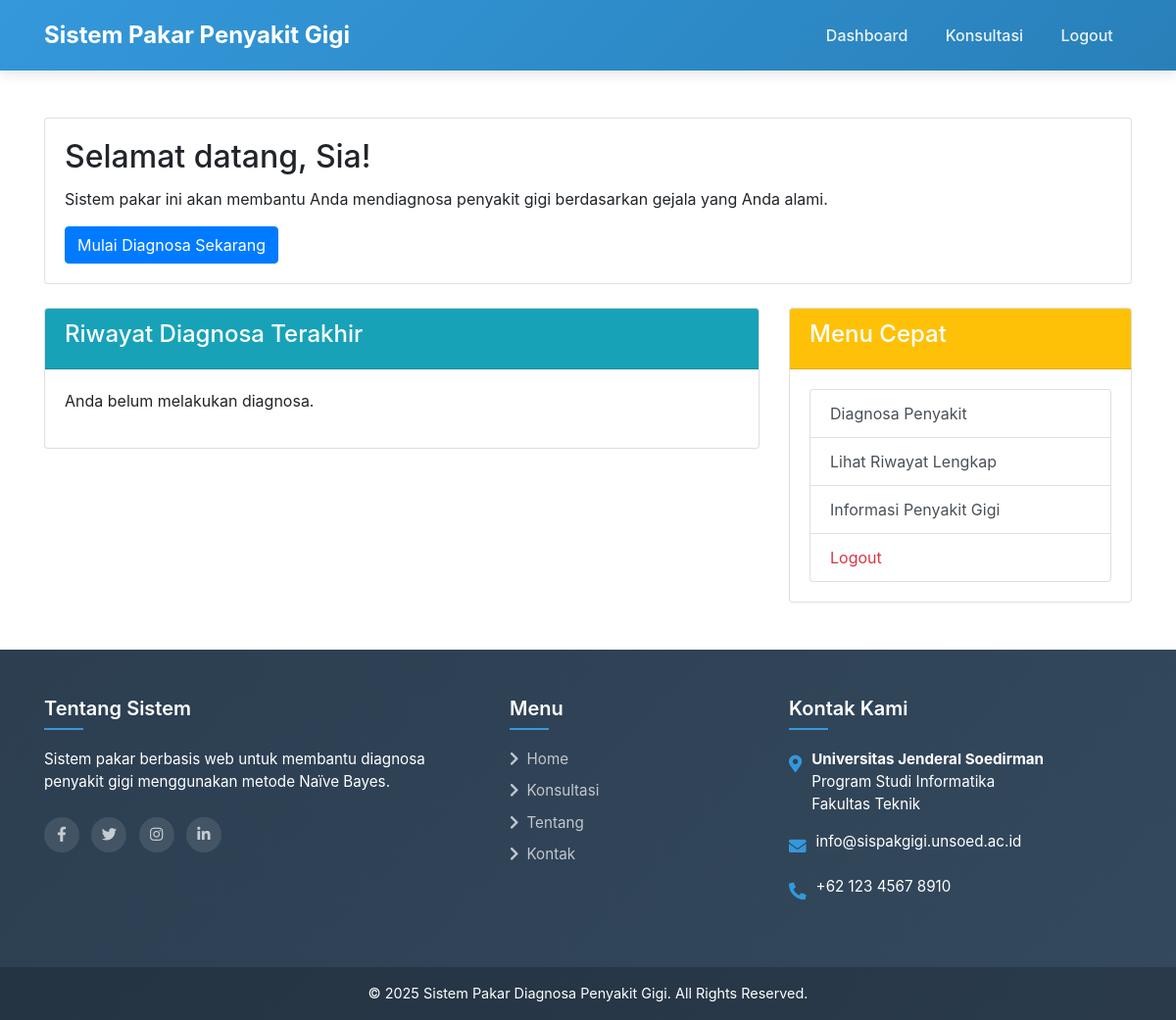
/dashboard.php (signed in), run on an earlier commit of the app's database.
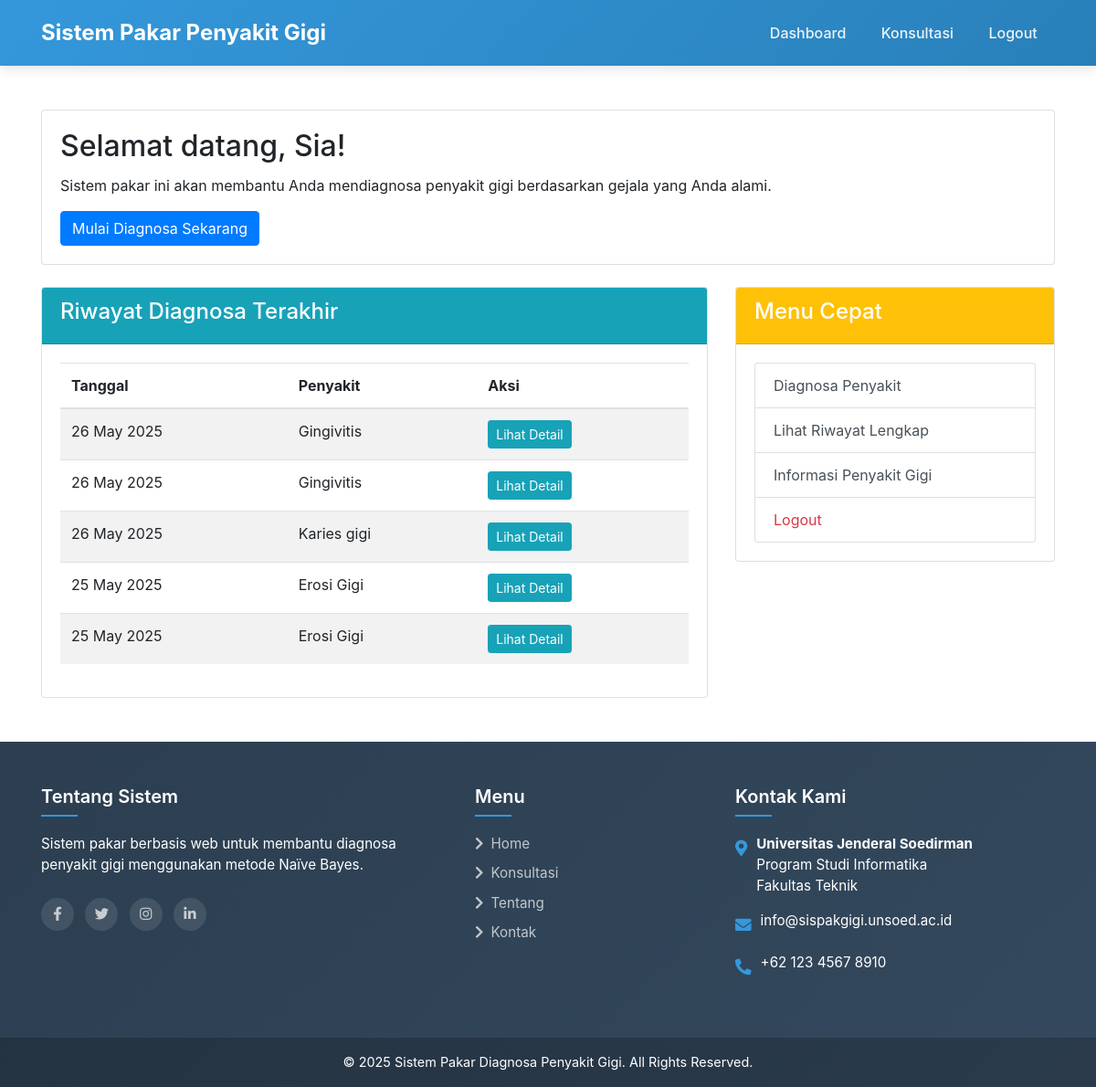
And on a later commit of the database.
### tables this page shows
CREATE TABLE `riwayat` (
  `id` int NOT NULL,
  `user_id` int NOT NULL,
  `penyakit_id` int NOT NULL,
  `tanggal` date NOT NULL,
  `gejala` varchar(255) DEFAULT NULL
);

CREATE TABLE `penyakit` (
  `id` int NOT NULL,
  `kode_penyakit` varchar(10) NOT NULL,
  `nama_penyakit` varchar(100) NOT NULL,
  `deskripsi` text NOT NULL,
  `solusi` text NOT NULL
);

### dashboard.php (the view, shortened to what this page needs)
<?php
require_once(__DIR__ . '/includes/header.php');
$user_id = $_SESSION['user_id'];
$riwayat_query = "SELECT r.*, p.nama_penyakit
                 FROM riwayat r
                 JOIN penyakit p ON r.penyakit_id = p.id
                 WHERE r.user_id = $user_id
                 ORDER BY r.tanggal DESC
                 LIMIT 5";
$riwayat_result = mysqli_query($conn, $riwayat_query);
?>
<div class="container mt-5">
    <div class="row">
        <div class="col-md-12">
            <div class="card mb-4">
                <div class="card-body">
                    <h2 class="card-title">Selamat datang, <?= $_SESSION['nama'] ?>!</h2>
                    <p class="card-text">Sistem pakar ini akan membantu Anda mendiagnosa penyakit gigi berdasarkan gejala yang Anda alami.</p>
                    <a href="konsultasi.php" class="btn btn-primary">Mulai Diagnosa Sekarang</a>
                </div>
            </div>
        </div>
    </div>
    <div class="row">
        <div class="col-md-8">
            <div class="card">
                <div class="card-header bg-info text-white">
                    <h4>Riwayat Diagnosa Terakhir</h4>
                </div>
                <div class="card-body">
                    <?php if (mysqli_num_rows($riwayat_result) > 0): ?>
                        <div class="table-responsive">
                            <table class="table table-striped">
                                <thead>
                                    <tr>
                                        <th>Tanggal</th>
                                        <th>Penyakit</th>
                                        <th>Aksi</th>
                                    </tr>
                                </thead>
                                <tbody>
                                    <?php while ($row = mysqli_fetch_assoc($riwayat_result)): ?>
                                    <tr>
                                        <td><?= date('d M Y', strtotime($row['tanggal'])) ?></td>
                                        <td><?= $row['nama_penyakit'] ?></td>
                                        <td>
                                            <a href="riwayat.php?detail=<?= $row['id'] ?>" class="btn btn-sm btn-info">Lihat Detail</a>
                                        </td>
                                    </tr>
                                    <?php endwhile; ?>
                                </tbody>
                            </table>
                        </div>
                    <?php else: ?>
                        <p>Anda belum melakukan diagnosa.</p>
                    <?php endif; ?>
                </div>
            </div>
        </div>
        <div class="col-md-4">
            <div class="card">
                <div class="card-header bg-warning text-white">
                    <h4>Menu Cepat</h4>
                </div>
                <div class="card-body">
                    <div class="list-group">
                        <a href="konsultasi.php" class="list-group-item list-group-item-action">Diagnosa Penyakit</a>
                        <a href="riwayat.php" class="list-group-item list-group-item-action">Lihat Riwayat Lengkap</a>
                        <a href="informasi_penyakit.php" class="list-group-item list-group-item-action">Informasi Penyakit Gigi</a>
                        <a href="logout.php" class="list-group-item list-group-item-action text-danger">Logout</a>
                    </div>
                </div>
            </div>
        </div>
    </div>
</div>
<?php require_once 'includes/footer.php'; ?>

### includes/header.php (shortened to what this page needs)
<!DOCTYPE html>
<html lang="en">
<head>
    <link rel="stylesheet" href="https://stackpath.bootstrapcdn.com/bootstrap/4.5.2/css/bootstrap.min.css">
    <link rel="stylesheet" href="https://cdnjs.cloudflare.com/ajax/libs/font-awesome/5.15.1/css/all.min.css">
    <link rel="stylesheet" href="../assets/css/style.css">
</head>
<body>
    <nav class="navbar navbar-expand-lg navbar-dark bg-dark">
        <div class="container">
            <a class="navbar-brand" href="/SISPAK_B/index.php">Sistem Pakar Penyakit Gigi</a>
            <div class="collapse navbar-collapse" id="navbarNav">
                <ul class="navbar-nav ml-auto">
                    <?php if (isset($_SESSION['user_id'])): ?>
                        <li class="nav-item">
                            <a class="nav-link" href="/SISPAK_B/dashboard.php">Dashboard</a>
                        </li>
                        <li class="nav-item">
                            <a class="nav-link" href="/SISPAK_B/konsultasi.php">Konsultasi</a>
                        </li>
                        <li class="nav-item">
                            <a class="nav-link" href="/SISPAK_B/logout.php">Logout</a>
                        </li>
                    <?php endif; ?>
                </ul>
            </div>
        </div>
    </nav>

### includes/footer.php (shortened to what this page needs)
<footer class="footer-section bg-dark text-white mt-5">
    <div class="container py-5">
        <div class="row">
            <div class="col-lg-5 mb-4 mb-lg-0">
                <h5>Tentang Sistem</h5>
                <p class="mb-3">Sistem pakar berbasis web untuk membantu diagnosa penyakit gigi menggunakan metode Naïve Bayes.</p>
                <div class="social-icons">
                    <a href="#"><i class="fab fa-facebook-f"></i></a>
                    <a href="#"><i class="fab fa-twitter"></i></a>
                    <a href="#"><i class="fab fa-instagram"></i></a>
                    <a href="#"><i class="fab fa-linkedin-in"></i></a>
                </div>
            </div>
            <div class="col-lg-3 col-md-6 mb-4 mb-md-0">
                <h5>Menu</h5>
                <ul class="list-unstyled">
                    <li><a href="/SISPAK_B/index.php"><i class="fas fa-chevron-right mr-2"></i>Home</a></li>
                    <li><a href="/SISPAK_B/konsultasi.php"><i class="fas fa-chevron-right mr-2"></i>Konsultasi</a></li>
                    <li><a href="#"><i class="fas fa-chevron-right mr-2"></i>Tentang</a></li>
                    <li><a href="#"><i class="fas fa-chevron-right mr-2"></i>Kontak</a></li>
                </ul>
            </div>
            <div class="col-lg-4 col-md-6 mb-4 mb-md-0">
                <h5>Kontak Kami</h5>
                <div class="contact-item">
                    <div class="contact-icon">
                        <i class="fas fa-map-marker-alt"></i>
                    </div>
                    <div>
                        <strong>Universitas Jenderal Soedirman</strong><br>
                        Program Studi Informatika<br>
                        Fakultas Teknik
                    </div>
                </div>
                <div class="contact-item">
                    <div class="contact-icon">
                        <i class="fas fa-envelope"></i>
                    </div>
                    <div>info@sispakgigi.unsoed.ac.id</div>
                </div>
                <div class="contact-item">
                    <div class="contact-icon">
                        <i class="fas fa-phone-alt"></i>
                    </div>
                    <div>+62 123 4567 8910</div>
                </div>
            </div>
        </div>
    </div>
    <div class="footer-bottom text-center py-3">
        <div class="container">
            <div class="row">
                <div class="col-md-12">
                    &copy; <?= date('Y') ?> Sistem Pakar Diagnosa Penyakit Gigi. All Rights Reserved.
                </div>
            </div>
        </div>
    </div>
</footer>
</body>
</html>

### assets/css/style.css (style rules this page uses)
:root { --primary-color: #3498db; --secondary-color: #2980b9; --accent-color: #e74c3c; --light-color: #f8f9fa; --dark-color: #343a40; --gradient-start: #3498db; --gradient-end: #2c3e50; }
.navbar { background: linear-gradient( 135deg, var(--primary-color), var(--secondary-color) ); box-shadow: 0 4px 12px rgba(0, 0, 0, 0.1); padding: 0.8rem 1rem; transition: all 0.3s ease; }
.navbar-brand { font-weight: 700; font-size: 1.5rem; color: white !important; display: flex; align-items: center; }
.nav-link { color: rgba(255, 255, 255, 0.9) !important; font-weight: 500; padding: 0.5rem 1rem !important; margin: 0 0.2rem; border-radius: 4px; transition: all 0.3s ease; position: relative; }
.nav-link::after { content: ""; position: absolute; bottom: 0; left: 50%; width: 0; height: 2px; background: white; transition: all 0.3s ease; }

### includes/footer.php (style rules this page uses)
.footer-section { background: linear-gradient(135deg, #2c3e50, #34495e) !important; font-size: 0.95rem; }
.footer-section a { color: rgba(255,255,255,0.7); text-decoration: none; transition: all 0.3s ease; }
.footer-section h5 { color: white; font-weight: 600; margin-bottom: 1.2rem; position: relative; padding-bottom: 10px; }
.footer-section h5::after { content: ''; position: absolute; left: 0; bottom: 0; width: 40px; height: 2px; background: #3498db; }
.footer-section .list-unstyled li { margin-bottom: 0.6rem; }
.footer-bottom { background: rgba(0,0,0,0.2); padding: 1rem 0; font-size: 0.9rem; }
.social-icons { margin-top: 1.5rem; }
.social-icons a { display: inline-block; width: 36px; height: 36px; background: rgba(255,255,255,0.1); border-radius: 50%; text-align: center; line-height: 36px; margin-right: 8px; transition: all 0.3s ease; }
.contact-item { display: flex; align-items: flex-start; margin-bottom: 1rem; }
.contact-icon { margin-right: 10px; color: #3498db; font-size: 1.1rem; margin-top: 3px; }

What changed in the data, as far as the page shows it:
added riwayat: tanggal "26 May 2025", penyakit.nama_penyakit "Gingivitis"
added riwayat: tanggal "26 May 2025", penyakit.nama_penyakit "Gingivitis"
added riwayat: tanggal "26 May 2025", penyakit.nama_penyakit "Karies gigi"
added riwayat: tanggal "25 May 2025", penyakit.nama_penyakit "Erosi Gigi"
added riwayat: tanggal "25 May 2025", penyakit.nama_penyakit "Erosi Gigi"
Also different on the page:
text no longer shown: "Anda belum melakukan diagnosa."
text now shown: "Tanggal Penyakit Aksi"
